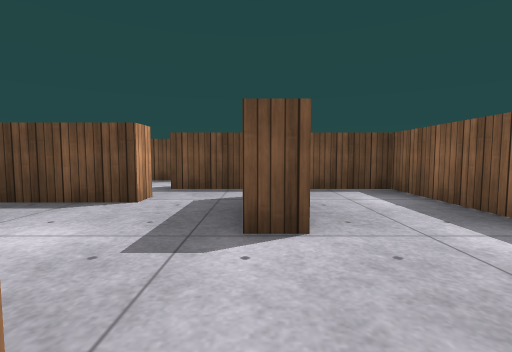
view 1 (above)

16 first-person views from a walk through a Unity game level. The camera is 0.58 m above the floor, tilts 4° down and sees 85° across. The floor is counted in squares, 1 m on a side. Each view is taken from the middle of a square. On the plan, view 1 faces up. The plan holds only what a view shows up to about 9 squares ahead; the rest is blank. Surface patterns are stand-ins for the level's own textures.

view 2
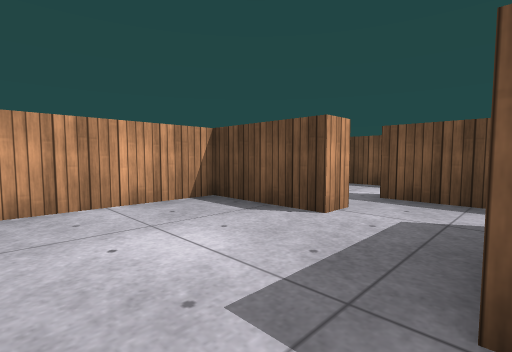

view 3
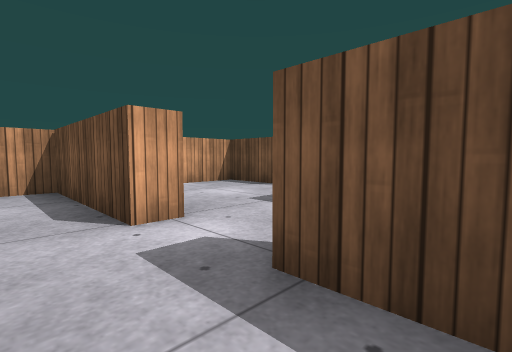

view 4
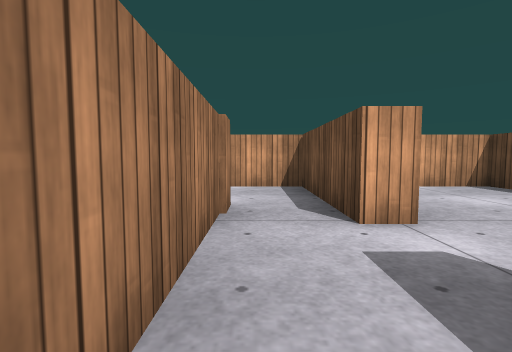

view 5
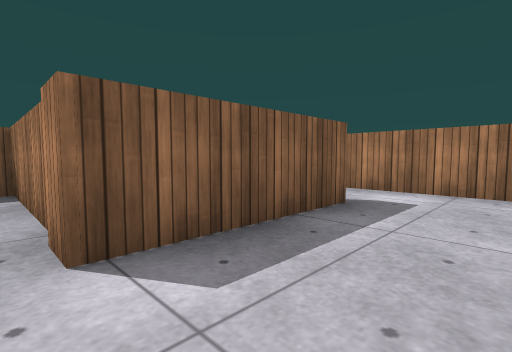

view 6
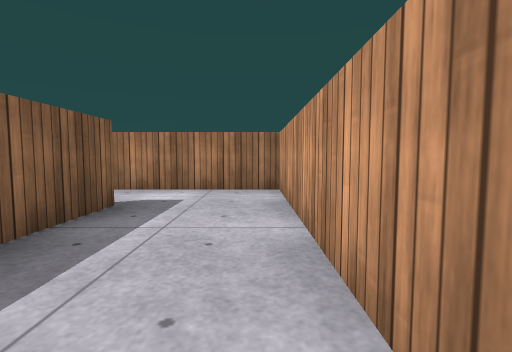

view 7
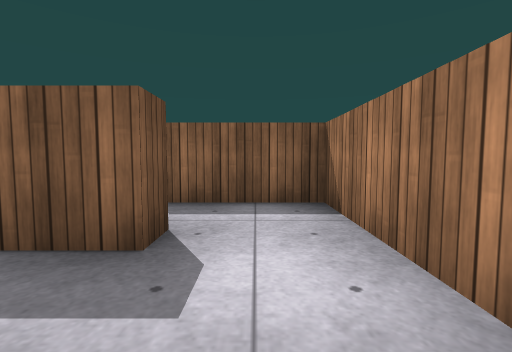

view 8
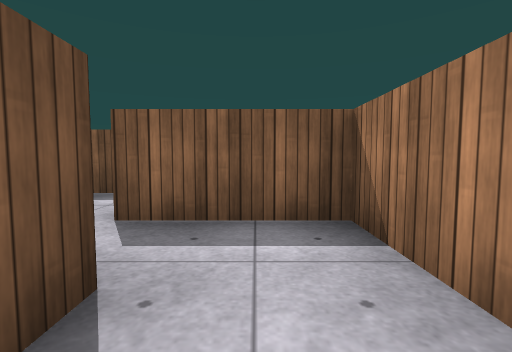

view 9
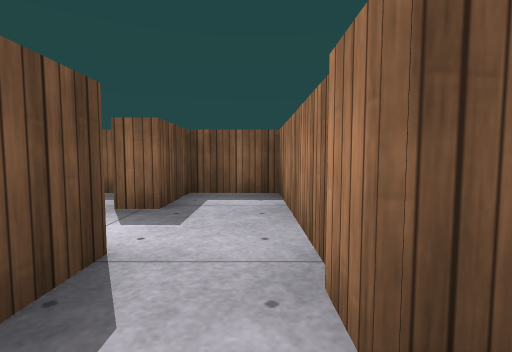

view 10
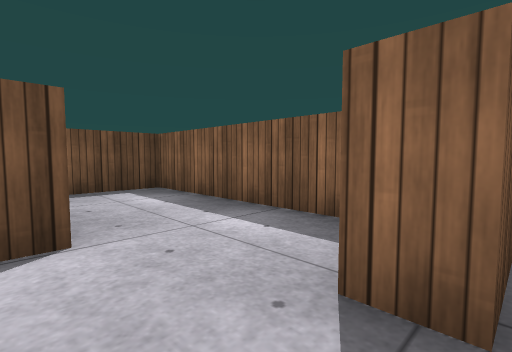

view 11
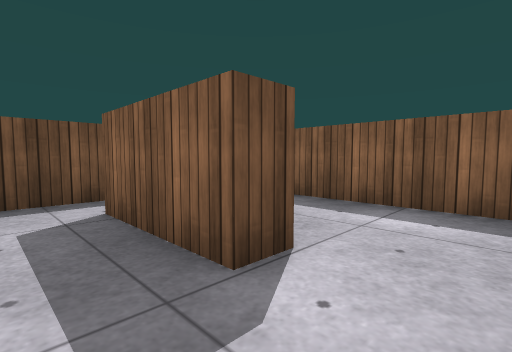

view 12
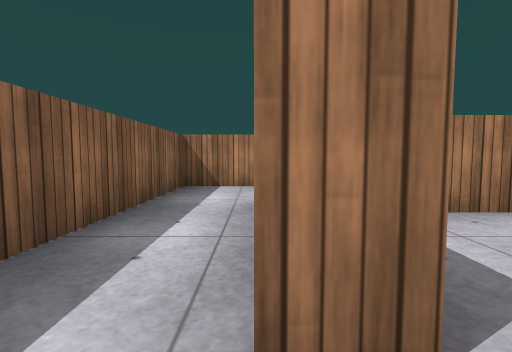

view 13
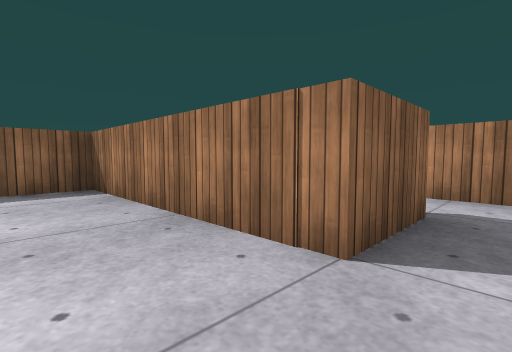

view 14
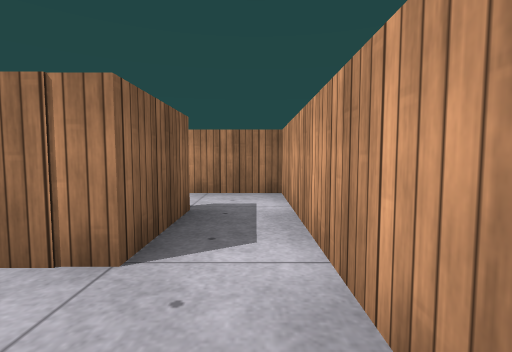

view 15
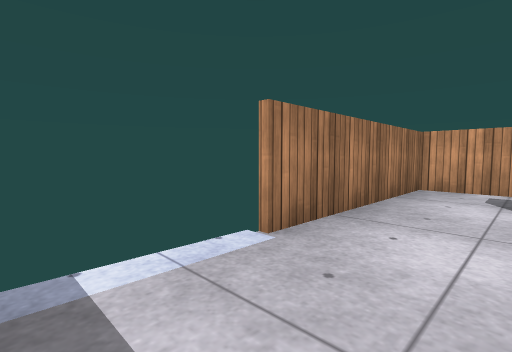

view 16
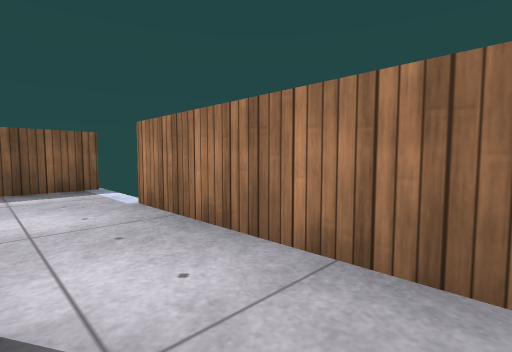

### Floor plan
Points are (right, up) in squares from view 1. A wall is a line through its corners. A room is listed if a view was taken in it or the views show most of it. See-through windows are left out.
Room 1 (views 1, 2, 10, 11)
walls: (0.5, 2.1) (-0.1, 2.1) (-0.1, 4.1); (-0.4, 0.5) (-0.4, -0.1); (1.1, 0.1) (1.1, 0.6); (2.4, 1.1) (2.4, 5) (-1.6, 5); (-1.5, 4.1) (-1.5, 3.5) (-3.4, 3.5) (-3.4, 1.1)
ways out: opening at (0.5, 0) to room 2
Room 2 (views 3, 4)
walls: (-1.3, -1.4) (2.4, -1.4) (2.4, 0.1) (1.1, 0.1)
ways out: opening at (0.5, 0) to room 1; opening at (-1, -1) to room 3
Room 3 (views 5, 6, 7, 8, 9)
walls: (-0.8, -4.3) (-1.3, -4.3) (-1.3, -1.4); (-0.4, -0.1) (-3.4, -0.1) (-3.4, -5.9) (-0.5, -5.9)
ways out: opening at (-1, -1) to room 2; opening at (-1, -5) to room 6
Room 4 (views 12, 13, 14, 16)
walls: (0.5, -3.7) (1.1, -3.7); (-3.4, -7.4) (-3.4, -10.4); (-2.3, -10.1) (-2.3, -8.4) (2.4, -8.4) (2.4, -4.5)
ways out: opening at (-3, -9.5) to room 5; opening at (1, -3)
Room 5 (view 15)
walls: (2.4, -11.6) (2.4, -10.1); (-3.4, -10.4) (-3.4, -11.4) (0.5, -11.4)
ways out: opening at (-3, -9.5) to room 4
Room 6 (no view inside)
walls: (-0.5, -5.9) (0.5, -5.9) (0.5, -3.7)
ways out: opening at (-1, -5) to room 3; opening at (0, -4)

Where each view was taken, in squares from view 1:
view 1: 0 up, 0 right, facing up
view 2: 1 up, 0 right, facing up-left
view 3: 1 down, 2 right, facing up-left
view 4: 1 down, 2 right, facing left
view 5: 1 down, 3 left, facing down-right
view 6: 1 down, 3 left, facing down
view 7: 5 down, 3 left, facing right
view 8: 5 down, 2 left, facing right
view 9: 1 down, 2 left, facing right
view 10: 0 up, 0 right, facing up-right
view 11: 1 up, 1 left, facing up-right
view 12: 3 down, 1 right, facing down
view 13: 7 down, 3 left, facing down-right
view 14: 7 down, 3 left, facing down
view 15: 10 down, 2 right, facing down-left
view 16: 10 down, 3 left, facing down-right
